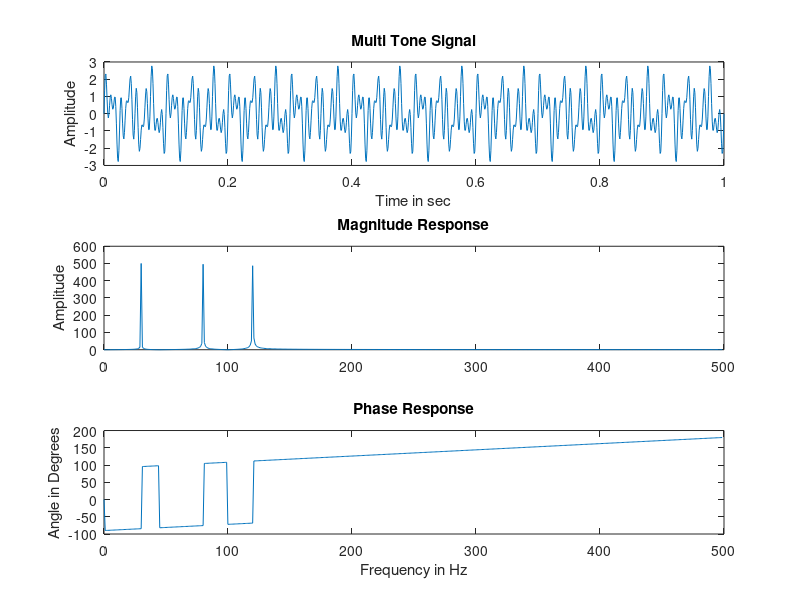

Reproduce this figure in MATLAB.
clc; 
clear all; 
close all; 

Fs = 1000;
t = 0:1/Fs:1;           % Window length is 0 to 1 

x = sin(2*pi*30*t) + sin(2*pi*80*t) + sin(2*pi*120*t);    % Signqal

X = fft(x);             % fft(x, M) can be used to control the DFT length 
l = length(X)/2;
f = (0:(l-1))*Fs/(2*l);

subplot(311), plot(t, x);
title('Multi Tone Signal'); 
xlabel('Time in sec');ylabel('Amplitude'); 

subplot(312), plot(f,abs(X(1:l)));
zoom on; 
title('Magnitude Response'); 
ylabel('Amplitude'); 
ang=(angle(X(1:l)) * (180/pi));

subplot(313), plot(f, ang);
title('Phase Response');
xlabel('Frequency in Hz'); 
ylabel('Angle in Degrees');